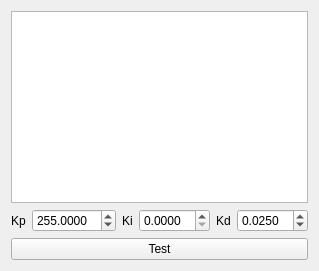
      <widget class="QWidget" name="pid_tab">
       <attribute name="title">
        <string>PID Calibration</string>
       </attribute>
       <layout class="QGridLayout" name="gridLayout_7" columnstretch="0,10,0,0,0,10,0,10">
        <item row="1" column="6">
         <widget class="QLabel" name="pid_label3">
          <property name="text">
           <string>Kd</string>
          </property>
         </widget>
        </item>
        <item row="1" column="0">
         <widget class="QLabel" name="pid_label1">
          <property name="text">
           <string>Kp</string>
          </property>
         </widget>
        </item>
        <item row="1" column="5">
         <widget class="QDoubleSpinBox" name="pid_ki_spinbox">
          <property name="decimals">
           <number>4</number>
          </property>
         </widget>
        </item>
        <item row="1" column="4">
         <widget class="QLabel" name="pid_label2">
          <property name="text">
           <string>Ki</string>
          </property>
         </widget>
        </item>
        <item row="1" column="7">
         <widget class="QDoubleSpinBox" name="pid_kd_spinbox">
          <property name="decimals">
           <number>4</number>
          </property>
          <property name="value">
           <double>0.025000000000000</double>
          </property>
         </widget>
        </item>
        <item row="0" column="0" colspan="8">
         <widget class="PlotWidget" name="pid_plot">
          <property name="toolTip">
           <string>Plot of LED current response to two 300 µs square-wave pulses, sampled at 1.1 MHz.</string>
          </property>
          <property name="sceneRect">
           <rectf>
            <x>0.000000000000000</x>
            <y>0.000000000000000</y>
            <width>0.000000000000000</width>
            <height>0.000000000000000</height>
           </rectf>
          </property>
         </widget>
        </item>
        <item row="4" column="0" colspan="8">
         <widget class="QPushButton" name="pid_test_button">
          <property name="toolTip">
           <string>Press to start/stop LED driver and plot of resulting LED current.</string>
          </property>
          <property name="text">
           <string>Test</string>
          </property>
         </widget>
        </item>
        <item row="1" column="1" colspan="3">
         <widget class="QDoubleSpinBox" name="pid_kp_spinbox">
          <property name="decimals">
           <number>4</number>
          </property>
          <property name="maximum">
           <double>9999.000000000000000</double>
          </property>
          <property name="value">
           <double>255.000000000000000</double>
          </property>
         </widget>
        </item>
       </layout>
      </widget>
